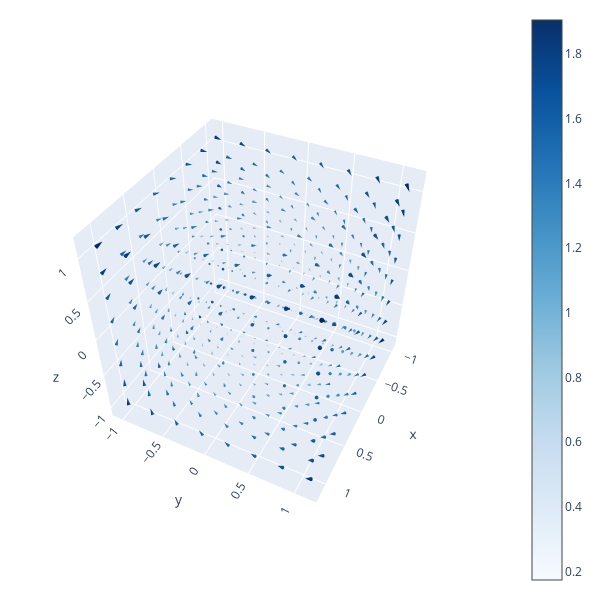

Write notebook code for a chart like this one.
### Code cell
fig = go.Figure(data=go.Cone(
  x=x.flatten(),
  y=y.flatten(),
  z=z.flatten(),
  u=u.flatten(),
  v=v.flatten(),
  w=w.flatten(),
  colorscale='Blues',
  sizemode='absolute',
))
fig.update_layout(
  height=600,width=600,
  margin=dict(l=10,r=10,t=10,b=10),
  scene=dict(
    aspectratio=dict(x=1,y=1,z=1),
    camera_eye=dict(x=2,y=1,z=2)
  )
)

### Figure 1 — Plotly figure (JSON) as saved in the notebook; plotly's stock layout.template omitted (floating-point values rounded to 4 significant figures; data arrays with more than 128 entries replaced by an {"elided": "..."} marker saying what was removed)
{"data": [{"colorscale": [[0, "rgb(247,251,255)"], [0.125, "rgb(222,235,247)"], [0.25, "rgb(198,219,239)"], [0.375, "rgb(158,202,225)"], [0.5, "rgb(107,174,214)"], [0.625, "rgb(66,146,198)"], [0.75, "rgb(33,113,181)"], [0.875, "rgb(8,81,156)"], [1, "rgb(8,48,107)"]], "sizemode": "absolute", "type": "cone", "u": {"elided": "512 float values"}, "v": {"elided": "512 float values"}, "w": {"elided": "512 float values"}, "x": {"elided": "512 float values"}, "y": {"elided": "512 float values"}, "z": {"elided": "512 float values"}}], "layout": {"height": 600, "margin": {"b": 10, "l": 10, "r": 10, "t": 10}, "scene": {"aspectratio": {"x": 1, "y": 1, "z": 1}, "camera": {"eye": {"x": 2, "y": 1, "z": 2}}}, "width": 600}}
